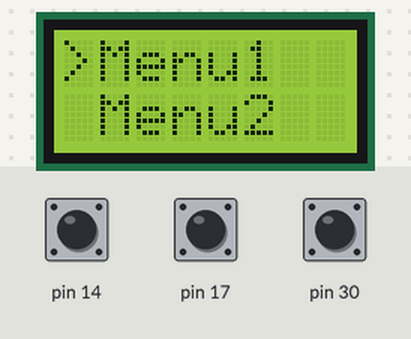
Bench run of a sketch on a simulated Arduino Leonardo, built with avr-gcc and run on an emulated ATmega32U4. On the bench: 8×2 character LCD. The inputs (shaded band) are chosen by the test bench; at power-on: pin 14 HIGH, pin 30 HIGH, pin 17 HIGH.

Above: at 1.2 s.
1.3 s: pin 14 pulled LOW for 0.15 s
At 2.2 s:
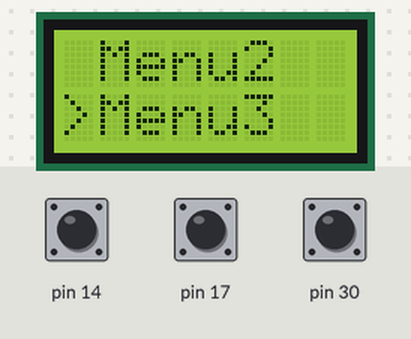
2.9 s: pin 30 pulled LOW for 0.15 s
At 3.4 s:
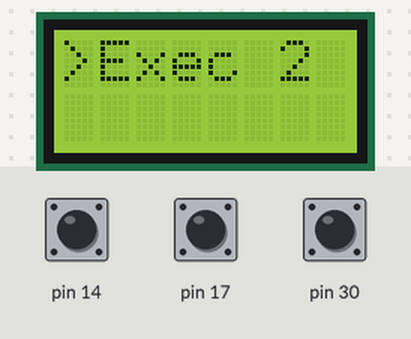
5.9 s: pin 14 pulled LOW for 1 s
At 6.9 s:
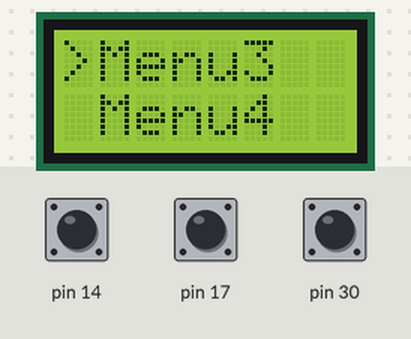
8.4 s: pin 30 pulled LOW for 1 s
At 8.8 s:
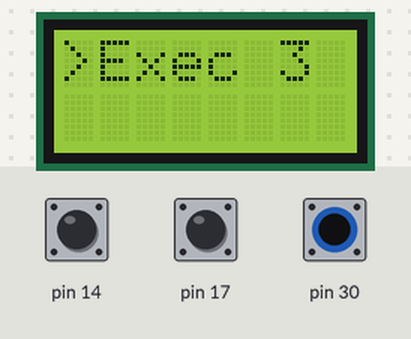
11.4 s: pin 17 pulled LOW for 0.15 s
At 12.3 s:
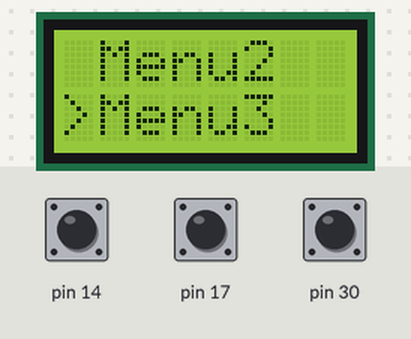
13.0 s: pin 17 pulled LOW for 1 s
At 13.5 s:
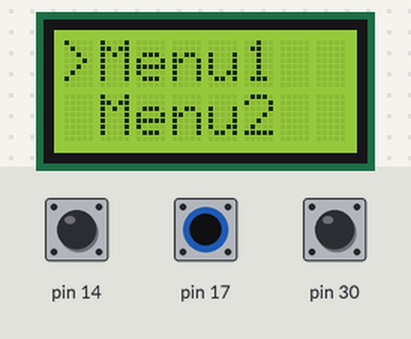
Timing chart, 0 to 16.0 s (numbered marks = the images above; inputs shaded):
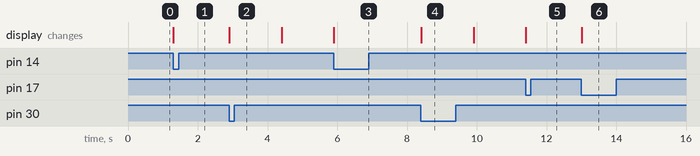

Measured:
- after the input at 1.3 s, the display: changes at once (image 1)
- after the input at 2.9 s, the display: changes at once (image 2)
- after the input at 5.9 s, the display: changes at once (image 3)
- after the input at 8.4 s, the display: changes at once (image 4)
- after the input at 11.4 s, the display: changes at once (image 5)
- after the input at 13.0 s, the display: changes at once (image 6)

The sketch:

Enkel_Meny_Zumo.ino
```cpp
#include <Zumo32U4.h>
Zumo32U4ButtonA buttonA;
Zumo32U4ButtonB buttonB;
Zumo32U4ButtonC buttonC;
Zumo32U4LCD lcd;

int menu = 1;

void setup() {
  lcd.init();
  updateMenu();
}

void loop() {
  if (buttonA.getSingleDebouncedPress()){
    menu++;
    updateMenu();
    delay(100);
  }
  if (buttonC.getSingleDebouncedPress()){
    menu--;
    updateMenu();
    delay(100);
  }
  if (buttonB.getSingleDebouncedPress()){
    executeAction();
    updateMenu();
    delay(100);
  }
}

void updateMenu() {
  switch (menu) {
    case 0:
      menu = 1;
      break;
    case 1:
      lcd.clear();
      lcd.print(">Menu1");
      lcd.gotoXY(0, 1);
      lcd.print(" Menu2");
      break;
    case 2:
      lcd.clear();
      lcd.print(" Menu2");
      lcd.gotoXY(0, 1);
      lcd.print(">Menu3");
      break;
    case 3:
      lcd.clear();
      lcd.print(">Menu3");
      lcd.gotoXY(0, 1);
      lcd.print(" Menu4");
      break;
    case 4:
      lcd.clear();
      lcd.print(" Menu4");
      lcd.gotoXY(0, 1);
      lcd.print(">Menu4");
      break;
    case 5:
      menu = 4;
      break;
  }
}

void executeAction() {
  switch (menu) {
    case 1:
      action1();
      break;
    case 2:
      action2();
      break;
    case 3:
      action3();
      break;
    case 4:
      action4();
      break;
  }
}

void action1() {
  lcd.clear();
  lcd.print(">Exec 1");
  delay(1500);
}
void action2() {
  lcd.clear();
  lcd.print(">Exec 2");
  delay(1500);
}
void action3() {
  lcd.clear();
  lcd.print(">Exec 3");
  delay(1500);
}
void action4() {
  lcd.clear();
  lcd.print(">Exec 4");
  delay(1500);
}
```
